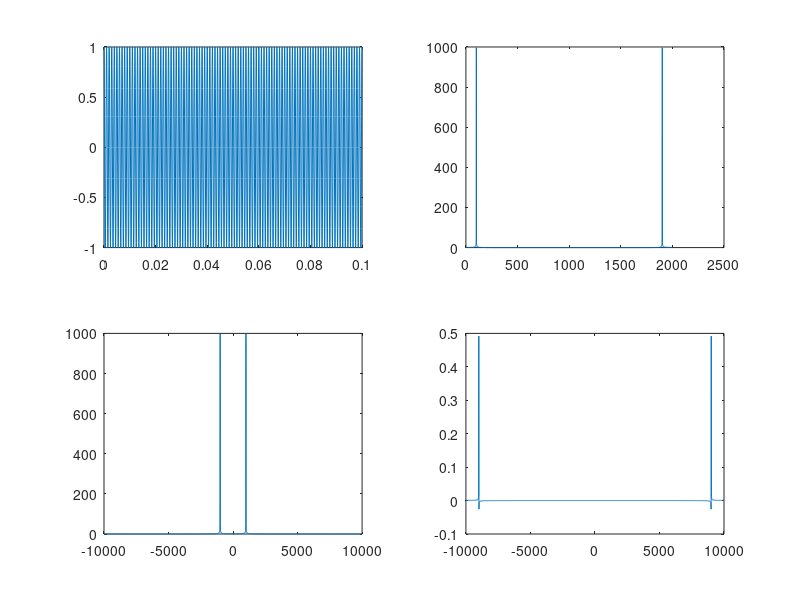

Write the MATLAB code that produced this figure.
clear all
close all
clc

A = 10;
fa = 20e3;
f1 = 1e3;
t = [0:1/fa:100*(1/f1)];

x_t = cos(2*pi*t*f1);
%plot (t, x_t)

X_f = fft(x_t);
figure(1)
subplot(221)
plot(t, x_t)

subplot(222)
plot(abs(X_f))

% Nesse caso, o matlab vai jogar as amostras, mas nao esta na janela
% correta
X_f_shift = fftshift(X_f);
%subplot(512)
%plot(abs(X_f_shift))

% Para ficar na janela correta, deve-se come?ar pelo n de amostragem/2 com
% o mesmo numero de passos. Nesse caso 2001. O Numero de passo nao fica so
% em fun?ao de fa, mas tambem do periodo e deve ser analisado a cada caso.
f = [-fa/2:10:fa/2];
subplot(223)
plot(f, abs(X_f_shift))

% A amplitude por enquanto esta mostrando a quantidade de amostra que tem.
% Para normalizar, divide-ser pelo tamanho do vetor de x_t
X_fe = fft(x_t)/length(x_t);
subplot(224)
plot(f, X_fe)